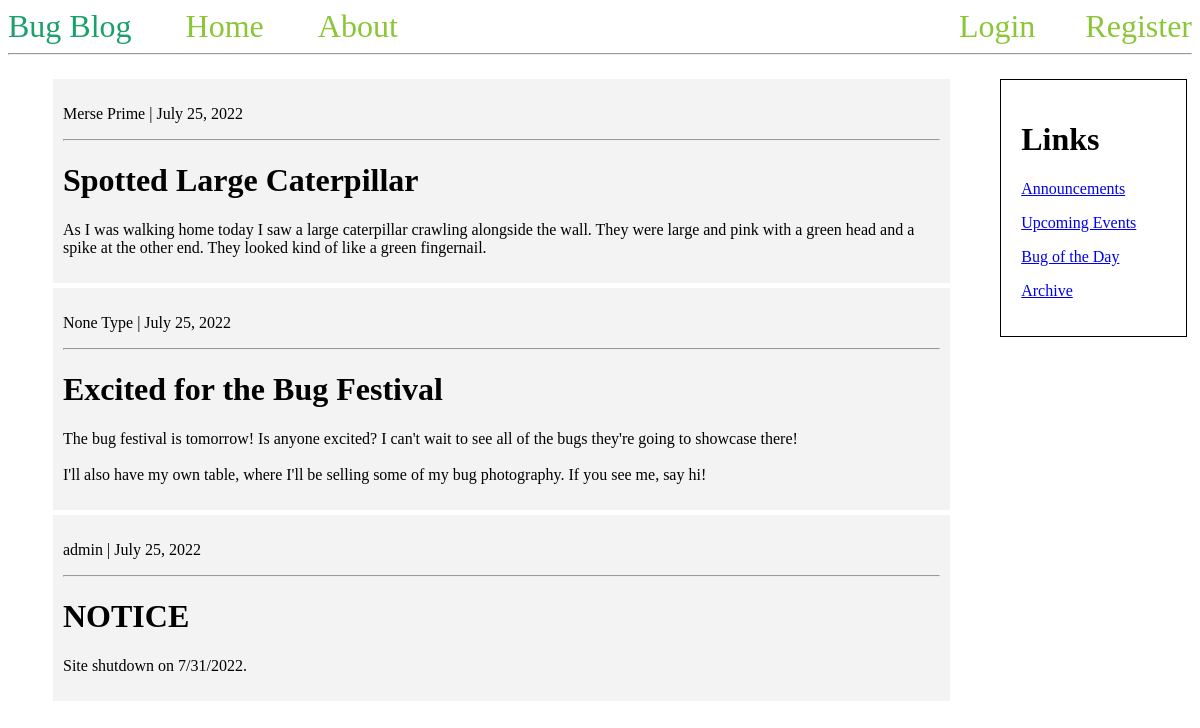
The page / on the database its author committed.
### tables this page shows
CREATE TABLE posts (
    id INTEGER PRIMARY KEY AUTOINCREMENT,
    created TIMESTAMP NOT NULL DEFAULT CURRENT_TIMESTAMP,
    username TEXT NOT NULL,
    title TEXT NOT NULL,
    content TEXT NOT NULL,
    FOREIGN KEY (username) REFERENCES users(username)
);

### app.py (the view)
@app.route("/")
def home():
    posts = db.select('SELECT * FROM posts', (), False)
    return render_template('home.html', posts=posts)

### database/db.py (called while the page is built)
def get_connection():
    conn = sqlite3.connect(NAME + '.db')
    try:
        conn.execute('SELECT * from posts').fetchall()
    except sqlite3.OperationalError:
        initialize()
    conn.row_factory = sqlite3.Row
    return conn

def select(query, args, one):
    conn = get_connection()
    if one:
        result = conn.execute(query, args).fetchone()
    else:
        result = conn.execute(query, args).fetchall()
    conn.close()
    return result

### templates/home.html (shortened to what this page needs)
{% extends 'base.html' %}
{% block content %}
    {% for post in posts[::-1] %}
    <div class="post">
        <p>{{ post['username'] }} | {{ post['created'] }}</p>
        <hr>
        <h1>{{ post['title'] }}</h1>
        <p style="white-space: pre-line;">{{ post['content'] }}</p>
    </div>
    {% endfor %}
{% endblock %}

### templates/base.html (style rules this page uses)
.post { padding: 10px; margin: 5px; background-color: #f3f3f3; }

### rows shown on the page
posts: username "Merse Prime", created "July 25, 2022", title "Spotted Large Caterpillar", content "As I was walking home today I saw a large caterpillar crawling alongside the wall. They were large and pink with a green head and a spike at the other end. They looked kind of like a green fingernail."
posts: username "None Type", created "July 25, 2022", title "Excited for the Bug Festival", content "The bug festival is tomorrow! Is anyone excited? I can't wait to see all of the bugs they're going to showcase there! I'll also have my own table, where I'll be selling some of my bug photography. If you see me, say hi!"
posts: username "admin", created "July 25, 2022", title "NOTICE", content "Site shutdown on 7/31/2022."
